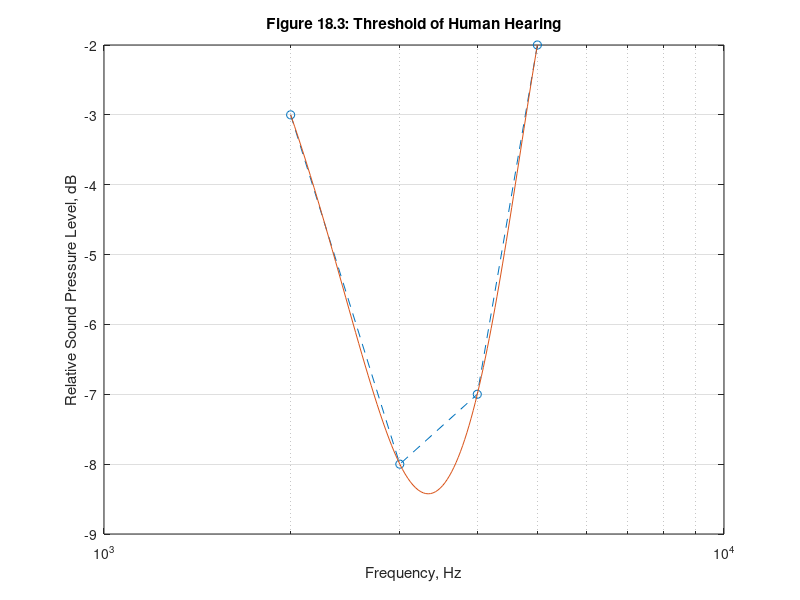

Source code (MATLAB):
%(MM1803.m plot)
Hz=[20:10:100 200:100:1000 1500 2000:1000:10000]; % frequencies in Hertz
spl=[76 66 59 54 49 46 43 40 38 22 ... % sound pressure level in dB
 14 9 6 3.5 2.5 1.4 0.7 0 -1 -3 ...
 -8 -7 -2 2 7 9 11 12];

Hzi = linspace(2e3,5e3); % look closely near minimum
spli = interp1(Hz,spl,Hzi,'spline'); % interpolate near minimum
i = find(Hz>=2e3 & Hz<=5e3); % find original data indices near minimum

semilogx(Hz(i),spl(i),'--o',Hzi,spli) % plot old and new data

xlabel('Frequency, Hz')
ylabel('Relative Sound Pressure Level, dB')
title('Figure 18.3: Threshold of Human Hearing')
grid on
